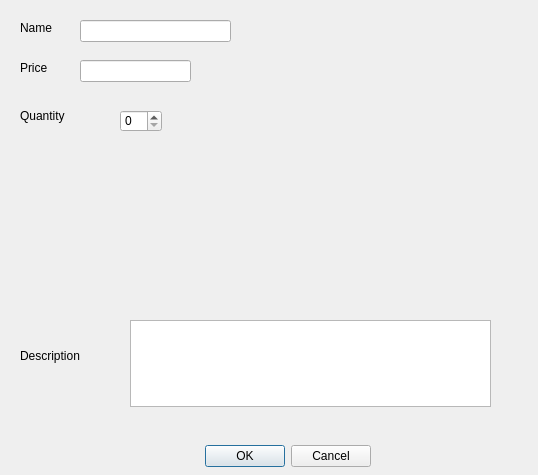
<?xml version="1.0" encoding="UTF-8"?>
<ui version="4.0">
 <class>Dialog</class>
 <widget class="QDialog" name="Dialog">
  <property name="geometry">
   <rect>
    <x>0</x>
    <y>0</y>
    <width>538</width>
    <height>475</height>
   </rect>
  </property>
  <property name="windowTitle">
   <string>Dialog</string>
  </property>
  <widget class="QDialogButtonBox" name="buttonBox">
   <property name="geometry">
    <rect>
     <x>30</x>
     <y>440</y>
     <width>341</width>
     <height>32</height>
    </rect>
   </property>
   <property name="orientation">
    <enum>Qt::Horizontal</enum>
   </property>
   <property name="standardButtons">
    <set>QDialogButtonBox::Cancel|QDialogButtonBox::Ok</set>
   </property>
  </widget>
  <widget class="QLabel" name="label_14">
   <property name="geometry">
    <rect>
     <x>20</x>
     <y>20</y>
     <width>61</width>
     <height>16</height>
    </rect>
   </property>
   <property name="text">
    <string>Name</string>
   </property>
  </widget>
  <widget class="QLineEdit" name="name_edit">
   <property name="geometry">
    <rect>
     <x>80</x>
     <y>20</y>
     <width>151</width>
     <height>22</height>
    </rect>
   </property>
  </widget>
  <widget class="QLineEdit" name="price_edit">
   <property name="geometry">
    <rect>
     <x>80</x>
     <y>60</y>
     <width>111</width>
     <height>22</height>
    </rect>
   </property>
  </widget>
  <widget class="QLabel" name="label_15">
   <property name="geometry">
    <rect>
     <x>20</x>
     <y>60</y>
     <width>41</width>
     <height>16</height>
    </rect>
   </property>
   <property name="text">
    <string>Price</string>
   </property>
  </widget>
  <widget class="QLabel" name="label_13">
   <property name="geometry">
    <rect>
     <x>20</x>
     <y>106</y>
     <width>71</width>
     <height>20</height>
    </rect>
   </property>
   <property name="text">
    <string>Quantity</string>
   </property>
  </widget>
  <widget class="QSpinBox" name="quantity_box">
   <property name="geometry">
    <rect>
     <x>120</x>
     <y>110</y>
     <width>42</width>
     <height>22</height>
    </rect>
   </property>
  </widget>
  <widget class="QPlainTextEdit" name="desc_text">
   <property name="geometry">
    <rect>
     <x>130</x>
     <y>320</y>
     <width>361</width>
     <height>87</height>
    </rect>
   </property>
  </widget>
  <widget class="QLabel" name="label_4">
   <property name="geometry">
    <rect>
     <x>20</x>
     <y>345</y>
     <width>91</width>
     <height>21</height>
    </rect>
   </property>
   <property name="text">
    <string>Description</string>
   </property>
  </widget>
 </widget>
 <resources/>
 <connections>
  <connection>
   <sender>buttonBox</sender>
   <signal>accepted()</signal>
   <receiver>Dialog</receiver>
   <slot>accept()</slot>
   <hints>
    <hint type="sourcelabel">
     <x>248</x>
     <y>254</y>
    </hint>
    <hint type="destinationlabel">
     <x>157</x>
     <y>274</y>
    </hint>
   </hints>
  </connection>
  <connection>
   <sender>buttonBox</sender>
   <signal>rejected()</signal>
   <receiver>Dialog</receiver>
   <slot>reject()</slot>
   <hints>
    <hint type="sourcelabel">
     <x>316</x>
     <y>260</y>
    </hint>
    <hint type="destinationlabel">
     <x>286</x>
     <y>274</y>
    </hint>
   </hints>
  </connection>
 </connections>
</ui>
